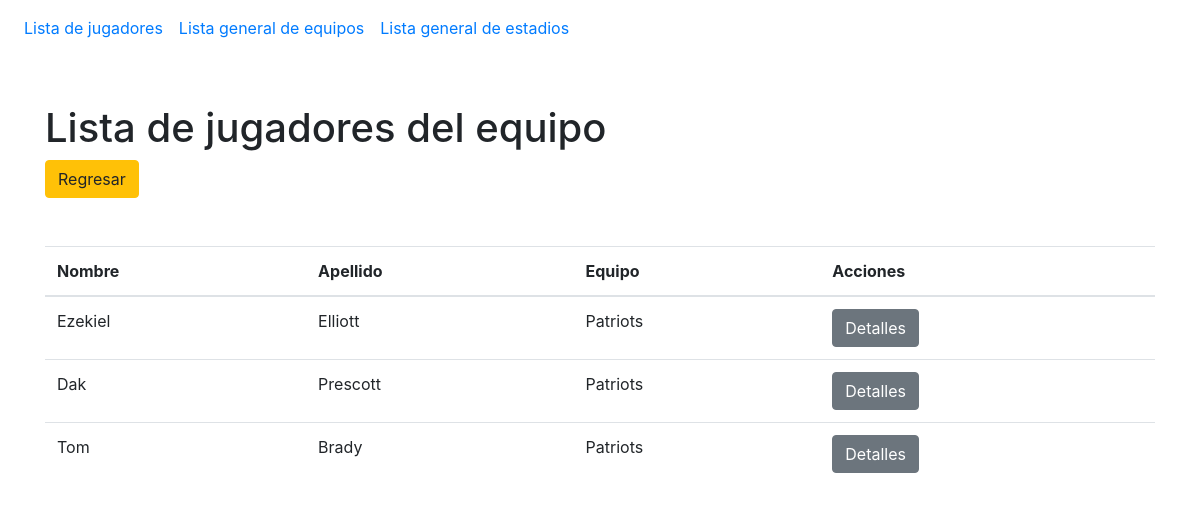
The app's page /jugadoresDelEquipo/5 with its own data.
### aplicacion/models.py (models this page shows)
class Jugador(models.Model):
    nombre=models.CharField(max_length=100)
    apellido=models.CharField(max_length=100)
    edad=models.IntegerField()
    posicion=models.CharField(max_length=100)
    equipo=models.ForeignKey(Equipo, on_delete=models.CASCADE)

class Equipo(models.Model):
    nombre=models.CharField(max_length=100)
    fundacion=models.IntegerField()
    estadio=models.CharField(max_length=100)
    def __str__(self):
        return self.nombre

### aplicacion/views.py (the view)
# urls.py: path('jugadoresDelEquipo/<int:pk>', views.jugadoresDelEquipo, name='jugadoresDelEquipo'),
def jugadoresDelEquipo(request, pk):
    lista=Jugador.objects.filter(equipo=pk)
    queryset={
        'jugadores':lista
    }
    return render(request, 'jugadoresDelEquipo.html', queryset)

### aplicacion/templates/jugadoresDelEquipo.html (shortened to what this page needs)
{% extends 'index.html' %}
{% block contenido %}
<h1>Lista de jugadores del equipo</h1>
<a class="btn btn-warning" href="{% url 'jugadores' %}">Regresar</a>
<table class="table mt-5">
    <thead>
        <tr>
            <th>Nombre</th>
            <th>Apellido</th>
            <th>Equipo</th>
            <th>Acciones</th>
        </tr>
    </thead>
    <tbody>
        {% for jugador in jugadores %}
        <tr>
            <td>{{jugador.nombre}}</td>
            <td>{{jugador.apellido}}</td>
            <td>{{jugador.equipo}}</td>
            <td><a class="btn btn-secondary" href="{% url 'jugadorDetalle' jugador.id %}">Detalles</a></td>
        </tr>
        {% endfor %}
    </tbody>
</table>
{% endblock contenido %}

### records on screen
Jugador: nombre "Ezekiel", apellido "Elliott", equipo "Patriots"
Jugador: nombre "Dak", apellido "Prescott", equipo "Patriots"
Jugador: nombre "Tom", apellido "Brady", equipo "Patriots"
